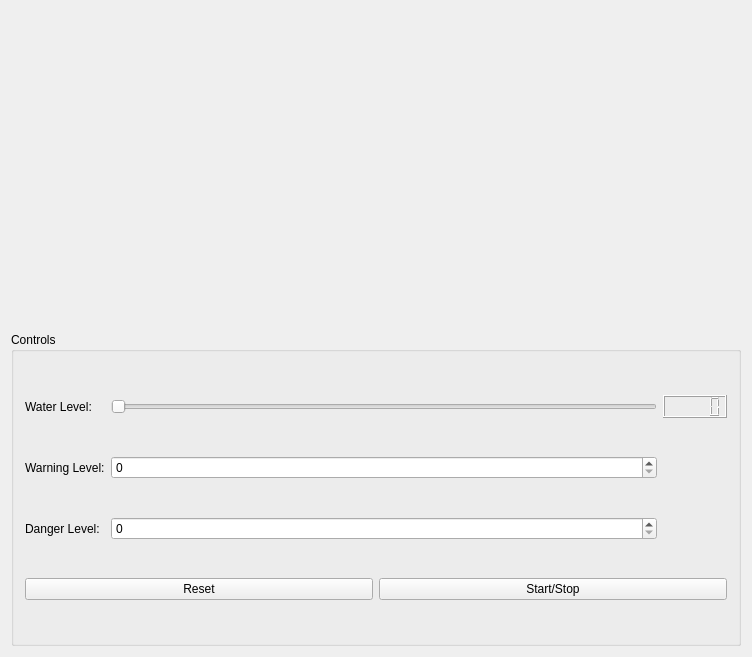
<?xml version="1.0" encoding="UTF-8"?>
<ui version="4.0">
 <class>Widget</class>
 <widget class="QWidget" name="Widget">
  <property name="geometry">
   <rect>
    <x>0</x>
    <y>0</y>
    <width>752</width>
    <height>657</height>
   </rect>
  </property>
  <property name="windowTitle">
   <string>Widget</string>
  </property>
  <layout class="QHBoxLayout" name="horizontalLayout_2">
   <item>
    <layout class="QVBoxLayout" name="verticalLayout">
     <item>
      <layout class="QHBoxLayout" name="horizontalLayout">
       <item>
        <widget class="WaterTank" name="waterTank" native="true"/>
       </item>
       <item>
        <widget class="Indicator" name="indicator" native="true"/>
       </item>
      </layout>
     </item>
     <item>
      <widget class="QGroupBox" name="controlsGroup">
       <property name="title">
        <string>Controls</string>
       </property>
       <layout class="QGridLayout" name="gridLayout">
        <item row="0" column="0">
         <widget class="QLabel" name="label">
          <property name="text">
           <string>Water Level:</string>
          </property>
         </widget>
        </item>
        <item row="0" column="1">
         <widget class="QSlider" name="waterLevelSlider">
          <property name="orientation">
           <enum>Qt::Orientation::Horizontal</enum>
          </property>
         </widget>
        </item>
        <item row="0" column="2">
         <widget class="QLCDNumber" name="waterLevelDisplay"/>
        </item>
        <item row="1" column="0">
         <widget class="QLabel" name="label_2">
          <property name="text">
           <string>Warning Level:</string>
          </property>
         </widget>
        </item>
        <item row="1" column="1">
         <widget class="QSpinBox" name="warningThreshold"/>
        </item>
        <item row="2" column="0">
         <widget class="QLabel" name="label_3">
          <property name="text">
           <string>Danger Level:</string>
          </property>
         </widget>
        </item>
        <item row="2" column="1">
         <widget class="QSpinBox" name="dangerThreshold"/>
        </item>
        <item row="3" column="0" colspan="3">
         <layout class="QHBoxLayout" name="horizontalLayout_3">
          <item>
           <widget class="QPushButton" name="resetButton">
            <property name="text">
             <string>Reset</string>
            </property>
           </widget>
          </item>
          <item>
           <widget class="QPushButton" name="startStopButton">
            <property name="text">
             <string>Start/Stop</string>
            </property>
           </widget>
          </item>
         </layout>
        </item>
       </layout>
      </widget>
     </item>
    </layout>
   </item>
  </layout>
 </widget>
 <layoutdefault spacing="6" margin="11"/>
 <customwidgets>
  <customwidget>
   <class>WaterTank</class>
   <extends>QWidget</extends>
   <header>watertank</header>
   <container>1</container>
  </customwidget>
  <customwidget>
   <class>Indicator</class>
   <extends>QWidget</extends>
   <header>indicator</header>
   <container>1</container>
  </customwidget>
 </customwidgets>
 <resources/>
 <connections/>
</ui>
